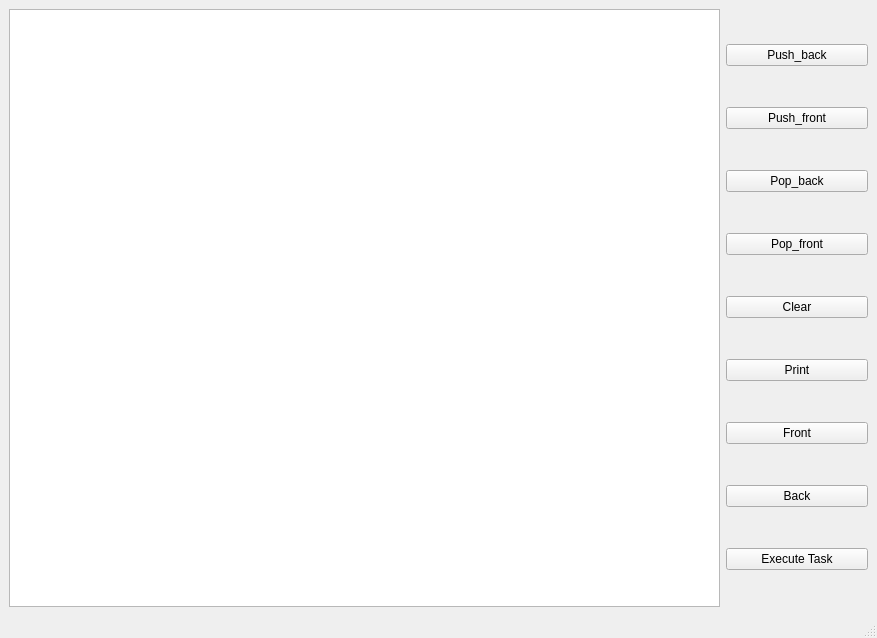
<?xml version="1.0" encoding="UTF-8"?>
<ui version="4.0">
 <class>MainWindow</class>
 <widget class="QMainWindow" name="MainWindow">
  <property name="geometry">
   <rect>
    <x>0</x>
    <y>0</y>
    <width>877</width>
    <height>638</height>
   </rect>
  </property>
  <property name="windowTitle">
   <string>MainWindow</string>
  </property>
  <widget class="QWidget" name="centralwidget">
   <layout class="QGridLayout" name="gridLayout" columnstretch="0,0,0,0">
    <item row="0" column="3">
     <layout class="QGridLayout" name="gridLayout_2" columnstretch="5,1">
      <item row="0" column="1">
       <layout class="QVBoxLayout" name="verticalLayout_2">
        <item>
         <widget class="QPushButton" name="pushBack_btn">
          <property name="text">
           <string>Push_back</string>
          </property>
         </widget>
        </item>
        <item>
         <widget class="QPushButton" name="pushFront_btn">
          <property name="text">
           <string>Push_front</string>
          </property>
         </widget>
        </item>
        <item>
         <widget class="QPushButton" name="popBack_btn">
          <property name="text">
           <string>Pop_back</string>
          </property>
         </widget>
        </item>
        <item>
         <widget class="QPushButton" name="popFront_btn">
          <property name="text">
           <string>Pop_front</string>
          </property>
         </widget>
        </item>
        <item>
         <widget class="QPushButton" name="clear_btn">
          <property name="text">
           <string>Clear</string>
          </property>
         </widget>
        </item>
        <item>
         <widget class="QPushButton" name="print_btn">
          <property name="text">
           <string>Print</string>
          </property>
         </widget>
        </item>
        <item>
         <widget class="QPushButton" name="front_btn">
          <property name="text">
           <string>Front</string>
          </property>
         </widget>
        </item>
        <item>
         <widget class="QPushButton" name="back_btn">
          <property name="text">
           <string>Back</string>
          </property>
         </widget>
        </item>
        <item>
         <widget class="QPushButton" name="executeTask_btn">
          <property name="text">
           <string>Execute Task</string>
          </property>
         </widget>
        </item>
       </layout>
      </item>
      <item row="0" column="0">
       <layout class="QVBoxLayout" name="verticalLayout">
        <item>
         <widget class="QListWidget" name="output_widget"/>
        </item>
       </layout>
      </item>
     </layout>
    </item>
   </layout>
  </widget>
  <widget class="QMenuBar" name="menubar">
   <property name="geometry">
    <rect>
     <x>0</x>
     <y>0</y>
     <width>877</width>
     <height>22</height>
    </rect>
   </property>
  </widget>
  <widget class="QStatusBar" name="statusbar"/>
 </widget>
 <resources/>
 <connections/>
</ui>
